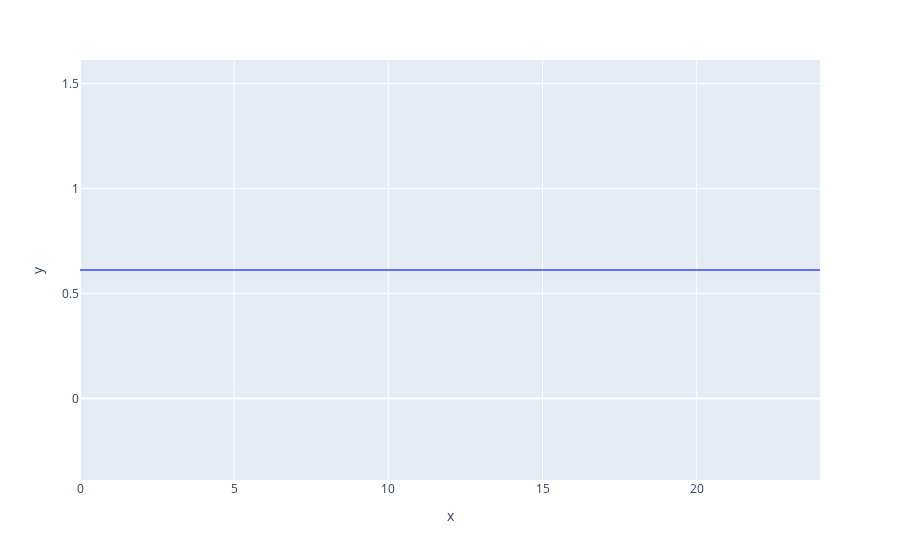
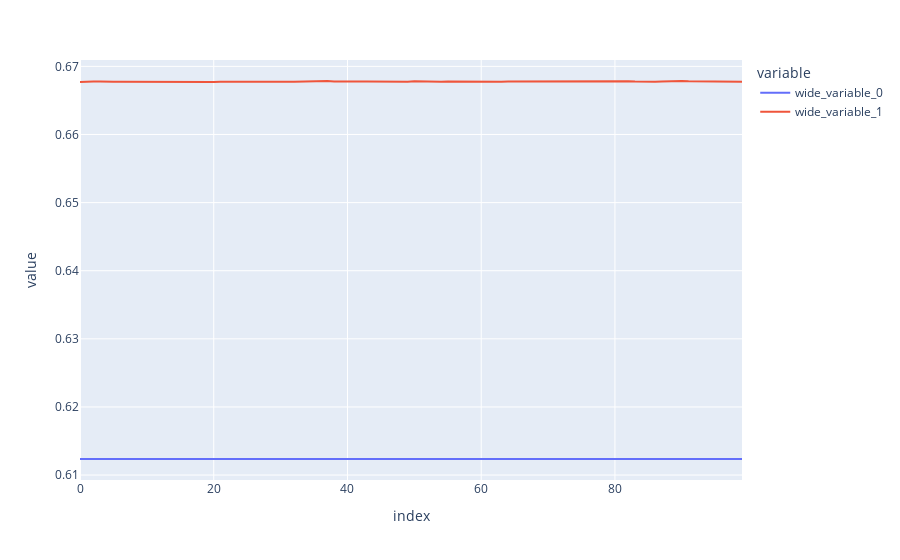

Notebook code cell kept with these figures, in order:
### Code cell
titanic_model = ModelTraining(*titanic).train(100)
# with open('titanic.pkl', 'wb') as file:
#     pkl.dump(titanic_model.best_model['model'], file)
px.line(y=[titanic_model.best_model['history']['val_accuracy'], titanic_model.best_model['history']['val_loss']])

### Figure 1 — Plotly figure (JSON) as saved in the notebook; plotly's stock layout.template omitted (floating-point values rounded to 4 significant figures)
{"data": [{"hovertemplate": "x=%{x}<br>y=%{y}<extra></extra>", "legendgroup": "", "line": {"color": "#636efa", "dash": "solid"}, "marker": {"symbol": "circle"}, "mode": "lines", "name": "", "orientation": "v", "showlegend": false, "type": "scatter", "x": [0, 1, 2, 3, 4, 5, 6, 7, 8, 9, 10, 11, 12, 13, 14, 15, 16, 17, 18, 19, 20, 21, 22, 23, 24], "xaxis": "x", "y": [0.6124, 0.6124, 0.6124, 0.6124, 0.6124, 0.6124, 0.6124, 0.6124, 0.6124, 0.6124, 0.6124, 0.6124, 0.6124, 0.6124, 0.6124, 0.6124, 0.6124, 0.6124, 0.6124, 0.6124, 0.6124, 0.6124, 0.6124, 0.6124, 0.6124], "yaxis": "y"}], "layout": {"legend": {"tracegroupgap": 0}, "margin": {"t": 60}, "xaxis": {"anchor": "y", "domain": [0, 1], "title": {"text": "x"}}, "yaxis": {"anchor": "x", "domain": [0, 1], "title": {"text": "y"}}}}

### Figure 2 — Plotly figure (JSON) as saved in the notebook; plotly's stock layout.template omitted (floating-point values rounded to 4 significant figures)
{"data": [{"hovertemplate": "variable=wide_variable_0<br>index=%{x}<br>value=%{y}<extra></extra>", "legendgroup": "wide_variable_0", "line": {"color": "#636efa", "dash": "solid"}, "marker": {"symbol": "circle"}, "mode": "lines", "name": "wide_variable_0", "orientation": "v", "showlegend": true, "type": "scatter", "x": [0, 1, 2, 3, 4, 5, 6, 7, 8, 9, 10, 11, 12, 13, 14, 15, 16, 17, 18, 19, 20, 21, 22, 23, 24, 25, 26, 27, 28, 29, 30, 31, 32, 33, 34, 35, 36, 37, 38, 39, 40, 41, 42, 43, 44, 45, 46, 47, 48, 49, 50, 51, 52, 53, 54, 55, 56, 57, 58, 59, 60, 61, 62, 63, 64, 65, 66, 67, 68, 69, 70, 71, 72, 73, 74, 75, 76, 77, 78, 79, 80, 81, 82, 83, 84, 85, 86, 87, 88, 89, 90, 91, 92, 93, 94, 95, 96, 97, 98, 99], "xaxis": "x", "y": [0.6124, 0.6124, 0.6124, 0.6124, 0.6124, 0.6124, 0.6124, 0.6124, 0.6124, 0.6124, 0.6124, 0.6124, 0.6124, 0.6124, 0.6124, 0.6124, 0.6124, 0.6124, 0.6124, 0.6124, 0.6124, 0.6124, 0.6124, 0.6124, 0.6124, 0.6124, 0.6124, 0.6124, 0.6124, 0.6124, 0.6124, 0.6124, 0.6124, 0.6124, 0.6124, 0.6124, 0.6124, 0.6124, 0.6124, 0.6124, 0.6124, 0.6124, 0.6124, 0.6124, 0.6124, 0.6124, 0.6124, 0.6124, 0.6124, 0.6124, 0.6124, 0.6124, 0.6124, 0.6124, 0.6124, 0.6124, 0.6124, 0.6124, 0.6124, 0.6124, 0.6124, 0.6124, 0.6124, 0.6124, 0.6124, 0.6124, 0.6124, 0.6124, 0.6124, 0.6124, 0.6124, 0.6124, 0.6124, 0.6124, 0.6124, 0.6124, 0.6124, 0.6124, 0.6124, 0.6124, 0.6124, 0.6124, 0.6124, 0.6124, 0.6124, 0.6124, 0.6124, 0.6124, 0.6124, 0.6124, 0.6124, 0.6124, 0.6124, 0.6124, 0.6124, 0.6124, 0.6124, 0.6124, 0.6124, 0.6124], "yaxis": "y"}, {"hovertemplate": "variable=wide_variable_1<br>index=%{x}<br>value=%{y}<extra></extra>", "legendgroup": "wide_variable_1", "line": {"color": "#EF553B", "dash": "solid"}, "marker": {"symbol": "circle"}, "mode": "lines", "name": "wide_variable_1", "orientation": "v", "showlegend": true, "type": "scatter", "x": [0, 1, 2, 3, 4, 5, 6, 7, 8, 9, 10, 11, 12, 13, 14, 15, 16, 17, 18, 19, 20, 21, 22, 23, 24, 25, 26, 27, 28, 29, 30, 31, 32, 33, 34, 35, 36, 37, 38, 39, 40, 41, 42, 43, 44, 45, 46, 47, 48, 49, 50, 51, 52, 53, 54, 55, 56, 57, 58, 59, 60, 61, 62, 63, 64, 65, 66, 67, 68, 69, 70, 71, 72, 73, 74, 75, 76, 77, 78, 79, 80, 81, 82, 83, 84, 85, 86, 87, 88, 89, 90, 91, 92, 93, 94, 95, 96, 97, 98, 99], "xaxis": "x", "y": [0.6677, 0.6678, 0.6678, 0.6678, 0.6677, 0.6677, 0.6678, 0.6677, 0.6677, 0.6678, 0.6677, 0.6677, 0.6677, 0.6677, 0.6677, 0.6677, 0.6677, 0.6677, 0.6677, 0.6677, 0.6677, 0.6677, 0.6677, 0.6677, 0.6677, 0.6677, 0.6677, 0.6677, 0.6677, 0.6677, 0.6677, 0.6677, 0.6678, 0.6678, 0.6678, 0.6678, 0.6678, 0.6678, 0.6678, 0.6678, 0.6678, 0.6678, 0.6678, 0.6678, 0.6678, 0.6677, 0.6677, 0.6678, 0.6677, 0.6677, 0.6678, 0.6678, 0.6677, 0.6677, 0.6677, 0.6678, 0.6678, 0.6678, 0.6678, 0.6678, 0.6678, 0.6677, 0.6678, 0.6677, 0.6678, 0.6678, 0.6678, 0.6678, 0.6678, 0.6678, 0.6678, 0.6678, 0.6678, 0.6678, 0.6678, 0.6678, 0.6679, 0.6678, 0.6678, 0.6678, 0.6678, 0.6678, 0.6678, 0.6678, 0.6677, 0.6677, 0.6678, 0.6678, 0.6678, 0.6678, 0.6678, 0.6678, 0.6678, 0.6678, 0.6678, 0.6678, 0.6678, 0.6677, 0.6677, 0.6677], "yaxis": "y"}], "layout": {"legend": {"title": {"text": "variable"}, "tracegroupgap": 0}, "margin": {"t": 60}, "xaxis": {"anchor": "y", "domain": [0, 1], "title": {"text": "index"}}, "yaxis": {"anchor": "x", "domain": [0, 1], "title": {"text": "value"}}}}
